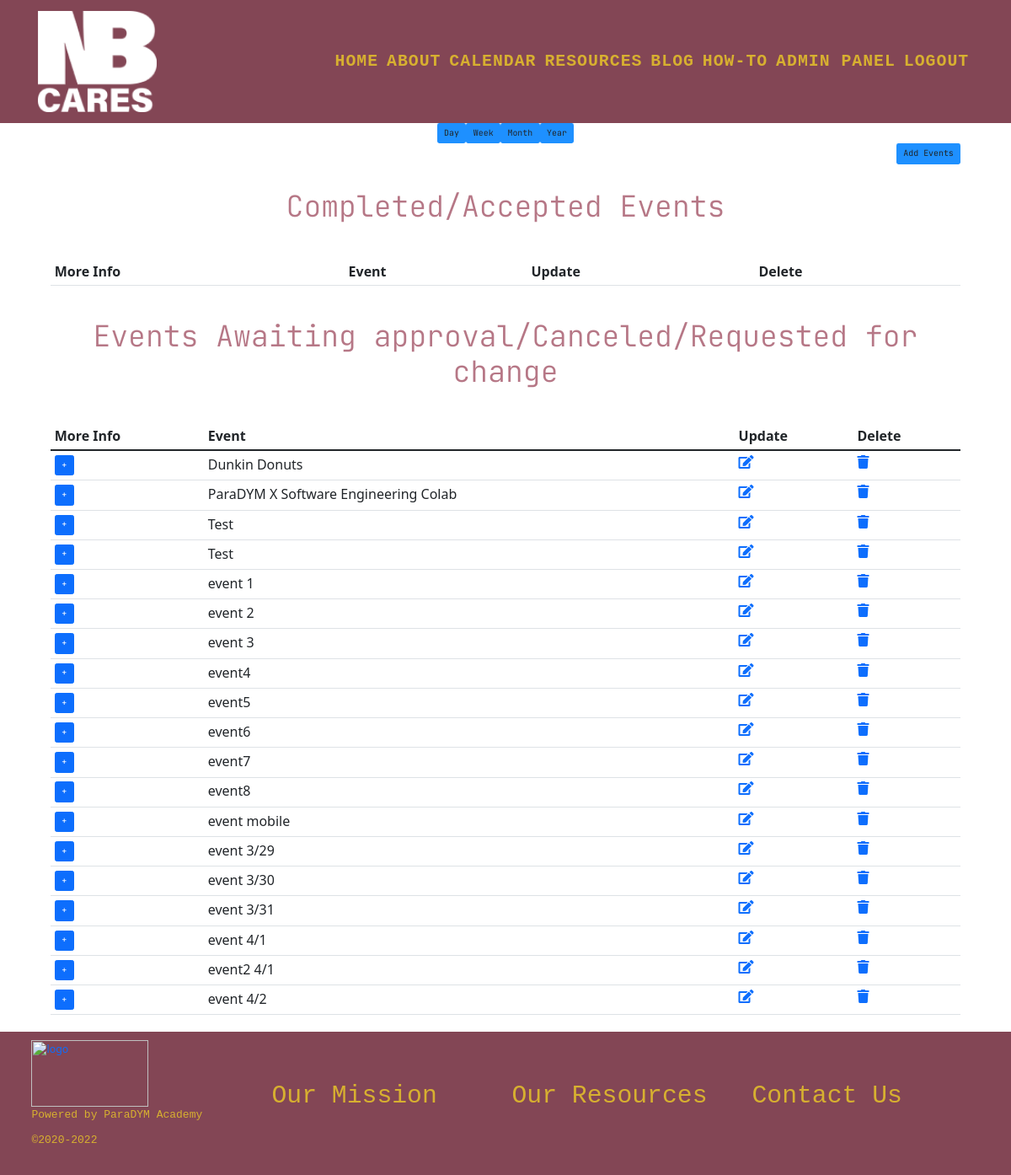
Page /events (signed in) on the committed database.
### ProjectSite/models.py (models this page shows, shortened)
class Event(models.Model):
    EVENT_TAGS = (
        ('Housing', 'Housing'), ('Employment', 'Employment'), ('Education', 'Education'),
        ('Financial Literacy', 'Financial Literacy'), ('Healthcare', 'Healthcare'), ('Mental Health', 'Mental Health'),
        ('Family Engagement', 'Family Engagement'), ('Children Activities', 'Children Activities'), ('Art', 'Art'),
        ('Community Event', 'Community Event'), ('Fundraising', 'Fundraising'), ('Other', 'Other'),
    )
    EVENT_STATUS = (
        (u'Accepted', u'Accepted'),
        (u'Pending', u'Pending'),
        (u'Canceled', u'Canceled'),
        (u'Requested For Change', u'Requested For Change'),
    )
    user = models.ForeignKey(Organization, on_delete=models.CASCADE)
    event_name = models.CharField(max_length=100, null=True, blank=False)
    event_description = models.TextField(max_length=400, null=True, blank=True)
    event_sTime = models.DateTimeField()
    event_eTime = models.DateTimeField()
    event_tag = models.CharField(max_length=30, null=True, choices=EVENT_TAGS)
    event_status = models.CharField(max_length=30, choices=EVENT_STATUS, default='Pending')
    event_date_created = models.DateTimeField(auto_now_add=True, null=True, blank=True)
    event_popper = models.ImageField(null=True, blank=True, upload_to="images/")
    registered = models.ManyToManyField(User, default=None, blank=True, related_name='registeredUser')

### ProjectSite/decorators.py (the view)
        def wrapper_func(request, *args, **kwargs):
            group = None
            if request.user.groups.exists():
                group = request.user.groups.all()[0].name
            if group in allowed_roles:
                return view_func(request, *args, **kwargs)
            else:
                return HttpResponse('You are not authorized to view this page')

### ProjectSite/templatetags/user_tags.py (called while the page is built)
@register.filter(name='has_group')
def has_group(user, group_name):
    return user.groups.filter(name=group_name).exists()

### ProjectSite/views.py (called while the page is built)
@login_required(login_url='login')
@allowed_users(allowed_roles='admin')
def view_events(request):
    orgevents = OrgEvent.objects.all()
    completed_events = orgevents.filter(org_event_status='Accepted')
    event_add = ProjectForms()
    if request.method == 'POST':
        event_add = ProjectForms(request.POST)
        if event_add.is_valid():
            event_add.save()
            return redirect('events')
    events = Event.objects.all()
    context = {'events': events, 'event_add': event_add, 'completed_events': completed_events}
    return render(request, 'ProjectSite/events.html', context)

### templates/ProjectSite/events.html (shortened to what this page needs)
{% extends 'ProjectSite/base.html' %}
{% load static %}
{% block body %}
    <section>
        <div class="container px-5">
            <div class="d-flex justify-content-center">
                <button type="button" class="btn" style="background: dodgerblue">Day</button>
                <button type="button" class="btn" style="background: dodgerblue">Week</button>
                <button type="button" class="btn" style="background: dodgerblue">Month</button>
                <button type="button" class="btn" style="background: dodgerblue">Year</button>
            </div>
            <div class="d-flex justify-content-end">
                <button type="button" class="btn" style="background: dodgerblue" data-bs-toggle="modal"
                        data-bs-target="#event-creation" data-bs-whatever="@getbootstrap">Add Events
                </button>
            </div>
        </div>
    </section>
    <section>
        <div class="container px-5">
            <div class="gx-5 align-items-center">
                <div class="col-lg-12 order-lg-1">
                    <div class="p-5">
                        <h2 class="display-4 text-center">Completed/Accepted Events</h2>
                    </div>
                </div>
            </div>
        </div>
    </section>
    <section>
        <div class="container px-5 d-flex justify-content-end">
            <table class="table table-hover">
                <thead>
                <tr>
                    <th scope="col">More Info</th>
                    <th scope="col">Event</th>
                    <th scope="col">Update</th>
                    <th scope="col">Delete</th>
                </tr>
                </thead>
            </table>
        </div>
    </section>
    <section>
        <div class="container px-5">
            <div class="gx-5 align-items-center">
                <div class="col-lg-12 order-lg-1">
                    <div class="p-5">
                        <h2 class="display-4 text-center">Events Awaiting approval/Canceled/Requested for change</h2>
                    </div>
                </div>
            </div>
        </div>
    </section>
    <section>
        <div class="container px-5 d-flex justify-content-end">
            <table class="table table-hover">
                <thead>
                <tr>
                    <th scope="col">More Info</th>
                    <th scope="col">Event</th>
                    <th scope="col">Update</th>
                    <th scope="col">Delete</th>
                </tr>
                </thead>
                <tbody>
                {% for event in events %}
                    <tr>
                        <td>
                            <button type="button" class="btn btn-primary" data-bs-toggle="modal"
                                    data-bs-target="#event-summary">+
                            </button>
                        </td>
                        <td>{{ event.event_name }}</td>
                        <td><a class="update-icon" href=""><i class="fas fa-edit"></i></a></td>
                        <td><a href="" class="delete-icon"><i class="fas fa-trash"></i></a></td>
                    </tr>
                {% endfor %}
                </tbody>
            </table>
        </div>
    </section>
{% endblock %}

### static/css/ProjectSite.css (style rules this page uses)
* { margin: 0; padding: 0; }
html { position: relative; min-height: 100%; font-size: 62%; scroll-behavior: smooth; }
body { --main-color: #EFD466; --primary-color: #D7B030; --button-background: #FFF7B6; --primary-button-background: #b67786; --background-color: #834655; margin-bottom: 180px; }
h1,h2 { font-family: 'JetBrains Mono', monospace;color: var(--primary-button-background); }
button { font-family: 'JetBrains Mono', monospace;color: var(--primary-button-background); }
a { text-decoration: none;cursor: pointer; }
.container { width: 100%; padding-right: var(--bs-gutter-x, 0.75rem); padding-left: var(--bs-gutter-x, 0.75rem); margin-right: auto; margin-left: auto; }
@media (min-width: 576px) { .container { max-width: 540px; } }
@media (min-width: 768px) { .container { max-width: 720px; } }
@media (min-width: 992px) { .container { max-width: 960px; } }
@media (min-width: 1200px) { .container { max-width: 1140px; } }
h2 { margin: 0 0 1rem; line-height: 1; }

### rows in the picture
Event: event_name "Dunkin Donuts"
Event: event_name "ParaDYM X Software Engineering Colab"
Event: event_name "Test"
Event: event_name "Test"
Event: event_name "event 1"
Event: event_name "event 2"
Event: event_name "event 3"
Event: event_name "event4"
Event: event_name "event5"
Event: event_name "event6"
Event: event_name "event7"
Event: event_name "event8"
Event: event_name "event mobile"
Event: event_name "event 3/29"
Event: event_name "event 3/30"
Event: event_name "event 3/31"
Event: event_name "event 4/1"
Event: event_name "event2 4/1"
Event: event_name "event 4/2"
